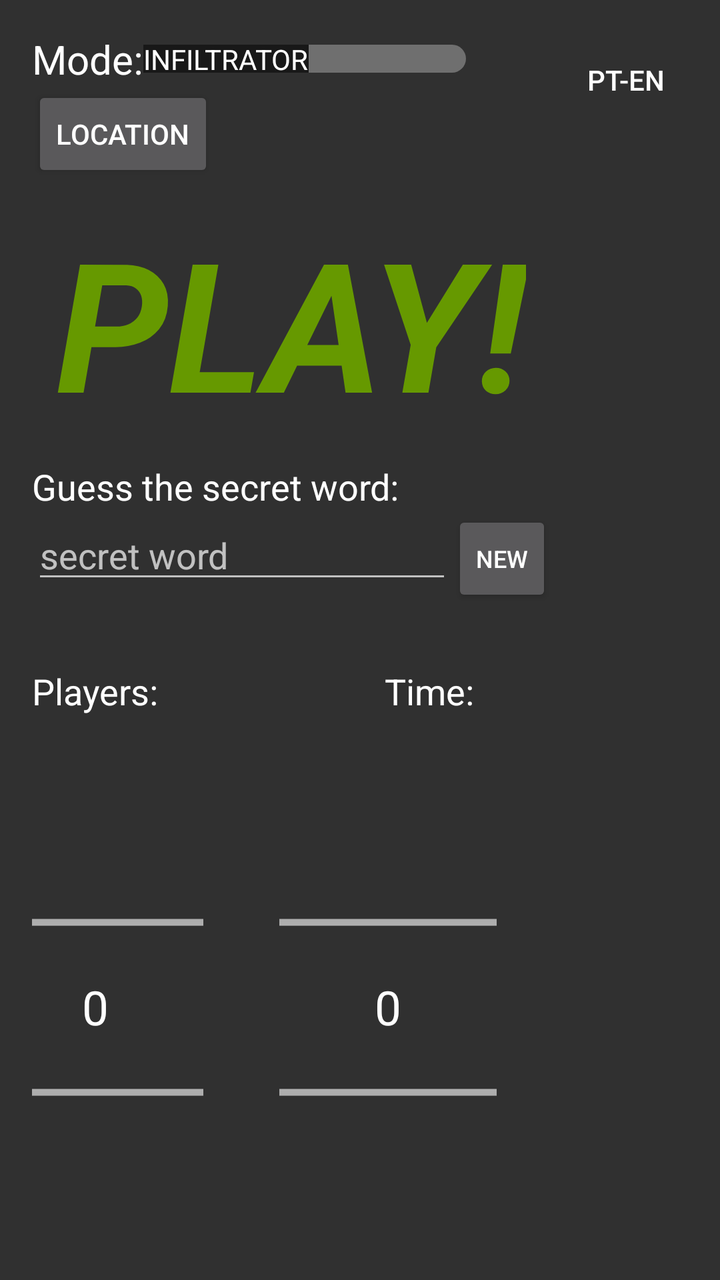
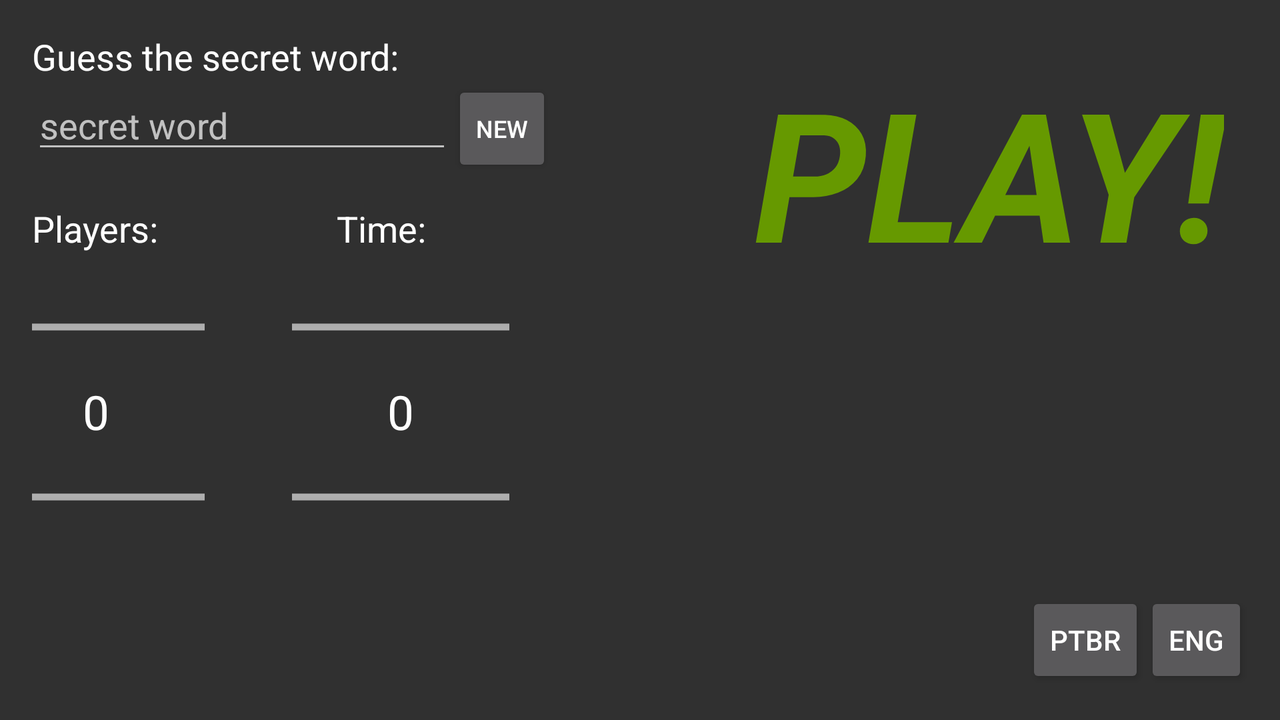

An Android layout and its configuration variant, each rendered on a device that would load it. The default file and the variant file are quoted in full after the pictures.
<!-- AndroidManifest.xml: application theme AppTheme -->
<!-- res/layout/activity_tela_inicial.xml -->
<?xml version="1.0" encoding="utf-8"?>
<RelativeLayout xmlns:android="http://schemas.android.com/apk/res/android"
    xmlns:tools="http://schemas.android.com/tools"
    android:id="@+id/activity_tela_inicial"
    android:layout_width="match_parent"
    android:layout_height="match_parent"
    android:paddingBottom="@dimen/activity_vertical_margin"
    android:paddingLeft="@dimen/activity_horizontal_margin"
    android:paddingRight="@dimen/activity_horizontal_margin"
    android:paddingTop="@dimen/activity_vertical_margin"
    android:focusableInTouchMode="true"
    tools:context="com.example.leonardo.infiltrado.TelaInicial">


    <Button
        android:text="@string/nova"
        android:layout_width="wrap_content"
        android:layout_height="wrap_content"
        android:id="@+id/renova_sugestao"
        android:textSize="12sp"
        android:layout_alignTop="@+id/edit1"
        android:layout_toRightOf="@+id/edit1"
        style="@style/Widget.AppCompat.Button.Small" />


    <EditText
        android:layout_width="wrap_content"
        android:layout_height="wrap_content"
        android:inputType="text|textPersonName"
        android:ems="10"
        android:id="@+id/edit1"
        android:hint="@string/sugest_o"
        android:selectAllOnFocus="true"
        android:layout_below="@+id/text1"
        android:layout_alignParentLeft="true"
        android:layout_alignParentStart="true"
        android:imeOptions="actionDone"
        android:maxLines="1"
        android:maxLength="40"
        android:textColorLink="@android:color/holo_green_dark" />

    <Switch
        android:text="Mode:"
        android:layout_width="wrap_content"
        android:layout_height="wrap_content"
        android:id="@+id/infSpy"
        android:showText="true"
        android:textOff="@string/infil"
        android:textOn="@string/spy"
        android:layout_alignParentTop="true"
        android:checked="false"
        android:splitTrack="true"
        android:fontFamily="sans-serif"
        android:textSize="20sp"
        android:textColorLink="?attr/colorBackgroundFloating"
        android:thumb="@android:drawable/screen_background_dark_transparent" />

    <TextView
        android:layout_width="wrap_content"
        android:layout_height="wrap_content"
        android:id="@+id/textView3"
        android:text="           "
        android:layout_above="@+id/text2"
        android:layout_alignRight="@+id/text2"
        android:layout_alignEnd="@+id/text2" />

    <TextView
        android:layout_width="wrap_content"
        android:layout_height="wrap_content"
        android:text="@string/jogadores"
        android:textAppearance="@style/TextAppearance.AppCompat"
        android:textSize="18sp"
        android:id="@+id/text2"
        android:layout_alignBaseline="@+id/text3"
        android:layout_alignBottom="@+id/text3"
        android:layout_alignParentLeft="true"
        android:layout_alignParentStart="true" />

    <TextView
        android:layout_width="wrap_content"
        android:layout_height="wrap_content"
        android:text="@string/tempo"
        android:textAppearance="@style/TextAppearance.AppCompat"
        android:textSize="18sp"
        android:id="@+id/text3"
        android:layout_marginTop="30dp"
        android:layout_below="@+id/renova_sugestao"
        android:layout_alignRight="@+id/infSpy"
        android:layout_alignEnd="@+id/infSpy" />

    <NumberPicker
        android:id="@+id/np1"
        android:layout_width="wrap_content"
        android:layout_height="wrap_content"
        android:scaleX="1.7"
        android:scaleY="1.7"
        android:saveEnabled="false"
        android:layout_below="@+id/text2"
        android:layout_alignRight="@+id/text2"
        android:layout_alignEnd="@+id/text2"
        android:layout_marginTop="56dp" />

    <Button
        android:text="@string/jog"
        android:layout_width="wrap_content"
        android:layout_height="wrap_content"
        android:id="@+id/joga"
        android:textStyle="normal|bold|italic"
        android:lineSpacingExtra="10sp"
        android:textSize="90sp"
        android:fontFamily="sans-serif"
        style="@style/Widget.AppCompat.Button.Borderless"
        android:textColor="@android:color/holo_green_dark"
        android:layout_below="@+id/listaLocais"
        android:layout_alignParentLeft="true"
        android:layout_alignParentStart="true" />

    <TextView
        android:layout_width="wrap_content"
        android:layout_height="wrap_content"
        android:text="@string/entre_com_a_palavra_secreta"
        android:textAppearance="@style/TextAppearance.AppCompat"
        android:textSize="18sp"
        android:id="@+id/text1"
        android:layout_below="@+id/joga"
        android:layout_alignParentLeft="true"
        android:layout_alignParentStart="true" />

    <Button
        android:text="Pt-En"
        android:layout_width="wrap_content"
        android:layout_height="wrap_content"
        android:id="@+id/english"
        style="@android:style/Widget.DeviceDefault.Light.Button.Borderless.Small"
        android:layout_below="@+id/portugues"
        android:layout_alignParentRight="true"
        android:layout_alignParentEnd="true" />

    <NumberPicker
        android:id="@+id/np2"
        android:layout_width="wrap_content"
        android:layout_height="wrap_content"
        android:scaleX="1.7"
        android:scaleY="1.7"
        android:layout_alignBottom="@+id/np1"
        android:layout_toLeftOf="@+id/renova_sugestao"
        android:layout_toStartOf="@+id/renova_sugestao"
        android:layout_alignTop="@+id/np1" />

    <Button
        android:text="@string/local"
        android:layout_width="wrap_content"
        android:layout_height="wrap_content"
        android:id="@+id/listaLocais"
        android:layout_below="@+id/infSpy"
        android:layout_alignParentLeft="true"
        android:layout_alignParentStart="true" />

</RelativeLayout>
<!-- resources referenced by this layout -->
<resources>
  <dimen name="activity_horizontal_margin">16dp</dimen>
  <dimen name="activity_vertical_margin">16dp</dimen>
  <string name="entre_com_a_palavra_secreta">Guess the secret word:</string>
  <string name="infil"> Infiltrator </string>
  <string name="jog">Play!</string>
  <string name="jogadores">Players:</string>
  <string name="local">Location</string>
  <string name="nova">New</string>
  <string name="spy">Spyfall</string>
  <string name="sugest_o">secret word</string>
  <string name="tempo">Time:</string>
  <style name="AppTheme" parent="Theme.AppCompat.NoActionBar">
          
          <item name="colorPrimary">@color/colorPrimary</item>
          <item name="colorPrimaryDark">@color/colorPrimaryDark</item>
          <item name="colorAccent">@color/colorAccent</item>
      </style>
  <color name="colorPrimary">#3f51b5</color>
  <color name="colorPrimaryDark">#303f9f</color>
  <color name="colorAccent">#FF4081</color>
</resources>
<!-- res/layout-land/activity_tela_inicial.xml (the repository's variant of the layout above) -->
<!-- drawn on the phone turned sideways -->
<?xml version="1.0" encoding="utf-8"?>
<RelativeLayout xmlns:android="http://schemas.android.com/apk/res/android"
    xmlns:tools="http://schemas.android.com/tools"
    android:id="@+id/activity_tela_inicial"
    android:layout_width="match_parent"
    android:layout_height="match_parent"
    android:paddingBottom="@dimen/activity_vertical_margin"
    android:paddingLeft="@dimen/activity_horizontal_margin"
    android:paddingRight="@dimen/activity_horizontal_margin"
    android:paddingTop="@dimen/activity_vertical_margin"
    tools:context="com.example.leonardo.infiltrado.TelaInicial">

    <TextView
        android:layout_width="wrap_content"
        android:layout_height="wrap_content"
        android:text="@string/entre_com_a_palavra_secreta"
        android:textAppearance="@style/TextAppearance.AppCompat"
        android:textSize="18sp"
        android:id="@+id/text1" />

    <Button
        android:text="@string/nova"
        android:layout_width="wrap_content"
        android:layout_height="wrap_content"
        android:id="@+id/renova_sugestao"
        android:textSize="12sp"
        android:layout_alignTop="@+id/edit1"
        android:layout_toRightOf="@+id/edit1"
        style="@style/Widget.AppCompat.Button.Small" />

    <EditText
        android:layout_width="wrap_content"
        android:layout_height="wrap_content"
        android:inputType="text|textPersonName"
        android:ems="10"
        android:id="@+id/edit1"
        android:hint="@string/sugest_o"
        android:selectAllOnFocus="true"
        android:layout_below="@+id/text1"
        android:layout_alignParentLeft="true"
        android:layout_alignParentStart="true"
        android:imeOptions="actionDone"
        android:maxLines="1"
        android:maxLength="40"
        android:textColorLink="@android:color/holo_green_dark" />

    <Button
        android:text="Eng"
        android:layout_width="wrap_content"
        android:layout_height="wrap_content"
        android:id="@+id/english"
        style="@style/Widget.AppCompat.Button.Small"
        android:layout_alignParentBottom="true"
        android:layout_alignParentRight="true"
        android:layout_alignParentEnd="true" />

    <Button
        android:text="PtBr"
        android:layout_width="wrap_content"
        android:layout_height="wrap_content"
        android:id="@+id/portugues"
        style="@style/Widget.AppCompat.Button.Small"
        android:layout_alignParentBottom="true"
        android:layout_toLeftOf="@+id/english"
        android:layout_toStartOf="@+id/english" />

    <Button
        android:text="@string/jog"
        android:layout_width="wrap_content"
        android:layout_height="wrap_content"
        android:id="@+id/joga"
        android:textStyle="normal|bold|italic"
        android:lineSpacingExtra="10sp"
        android:textSize="90sp"
        android:fontFamily="sans-serif"
        style="@style/Widget.AppCompat.Button.Borderless"
        android:textColor="@android:color/holo_green_dark"
        android:layout_alignParentTop="true"
        android:layout_alignParentRight="true"
        android:layout_alignParentEnd="true" />

    <NumberPicker
        android:id="@+id/np2"
        android:layout_width="wrap_content"
        android:layout_height="wrap_content"
        android:layout_alignBottom="@+id/np1"
        android:layout_alignLeft="@+id/text3"
        android:layout_alignStart="@+id/text3"
        android:scaleX="1.7"
        android:scaleY="1.7"
        android:layout_alignTop="@+id/np1" />

    <TextView
        android:layout_width="wrap_content"
        android:layout_height="wrap_content"
        android:text="@string/tempo"
        android:textAppearance="@style/TextAppearance.AppCompat"
        android:textSize="18sp"
        android:id="@+id/text3"
        android:layout_alignBaseline="@+id/text2"
        android:layout_alignBottom="@+id/text2"
        android:layout_toLeftOf="@+id/renova_sugestao"
        android:layout_toStartOf="@+id/renova_sugestao"
        android:layout_marginRight="13dp"
        android:layout_marginEnd="13dp" />

    <NumberPicker
        android:id="@+id/np1"
        android:layout_width="wrap_content"
        android:layout_height="wrap_content"
        android:scaleX="1.7"
        android:scaleY="1.7"
        android:layout_above="@+id/portugues"
        android:layout_alignParentLeft="true"
        android:layout_alignParentStart="true" />

    <TextView
        android:layout_width="wrap_content"
        android:layout_height="wrap_content"
        android:text="@string/jogadores"
        android:textAppearance="@style/TextAppearance.AppCompat"
        android:textSize="18sp"
        android:id="@+id/text2"
        android:layout_alignBaseline="@+id/joga"
        android:layout_alignBottom="@+id/joga"
        android:layout_alignParentLeft="true"
        android:layout_alignParentStart="true" />

</RelativeLayout>
<!-- resources referenced by the variant -->
<!-- as the phone turned sideways resolves them -->
<resources>
  <dimen name="activity_horizontal_margin">16dp</dimen>
  <dimen name="activity_vertical_margin">16dp</dimen>
  <string name="entre_com_a_palavra_secreta">Guess the secret word:</string>
  <string name="jog">Play!</string>
  <string name="jogadores">Players:</string>
  <string name="nova">New</string>
  <string name="sugest_o">secret word</string>
  <string name="tempo">Time:</string>
  <style name="AppTheme" parent="Theme.AppCompat.NoActionBar">
          
          <item name="colorPrimary">@color/colorPrimary</item>
          <item name="colorPrimaryDark">@color/colorPrimaryDark</item>
          <item name="colorAccent">@color/colorAccent</item>
      </style>
  <color name="colorPrimary">#3f51b5</color>
  <color name="colorPrimaryDark">#303f9f</color>
  <color name="colorAccent">#FF4081</color>
</resources>
